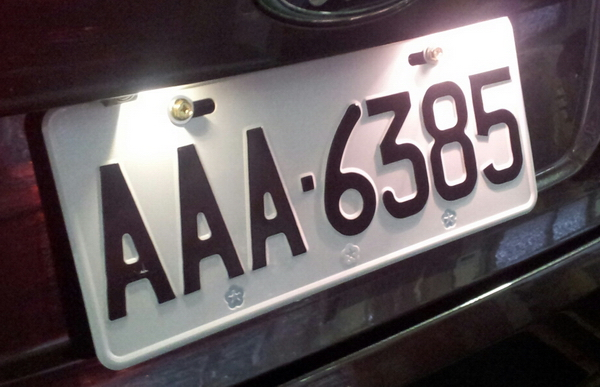
#> input picture img/car.jpg, 600 x 387 px
$ python find.py
#> lines starting #> are read from the running program, lines starting #| are printed output that depends on the picture; after the words box and inside, x2 and y2 are one past the last pixel; in counts of white or black regions, pixels touching at a corner belong together
import cv2
import numpy as np
from matplotlib import pyplot as plt

img = cv2.imread('./img/car.jpg')
#> img is the input picture: shape (387, 600, 3); mean B, G, R 92.2, 89.3, 98.2
img_rgb = img.copy()
img_gray = cv2.cvtColor(img_rgb, cv2.COLOR_BGR2GRAY)
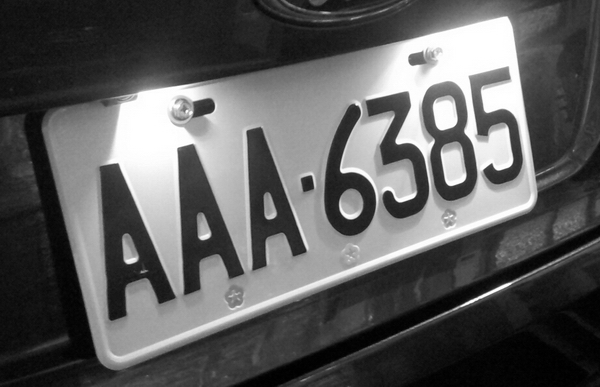
#> img_gray: shape (387, 600); min 0, max 255, mean 92.3
template = cv2.imread('./img/peoplefind.jpg', 0)
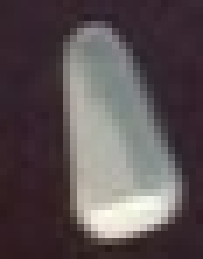
#> input picture img/peoplefind.jpg, 29 x 37 px (shown 7 times larger)
#> template: shape (37, 29); min 30, max 252, mean 83.7
w, h = template.shape[::-1]
#> w = 29; h = 37
res = cv2.matchTemplate(img_gray, template, cv2.TM_CCOEFF_NORMED)
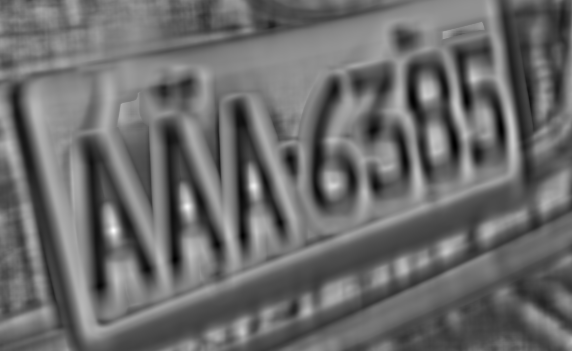
#> res: shape (351, 572) float32; min -0.712, max 0.999, mean 0.0105; drawn with min black and max white
threshold = 0.8

loc = np.where(res >= threshold)
#> loc = 50 positions, rows 184 to 233, columns 111 to 255
for pt in zip(*loc[::-1]):
    cv2.rectangle(img_rgb, pt, (pt[0] + w, pt[1] + h), (0, 0, 255), 2)
#> this loop made 50 passes
#> pt on passes 1 to 12: (253, 184), (254, 184), (252, 185), (253, 185), (254, 185), (252, 186), (253, 186), (254, 186), (255, 186), (253, 187), (254, 187), (187, 204)
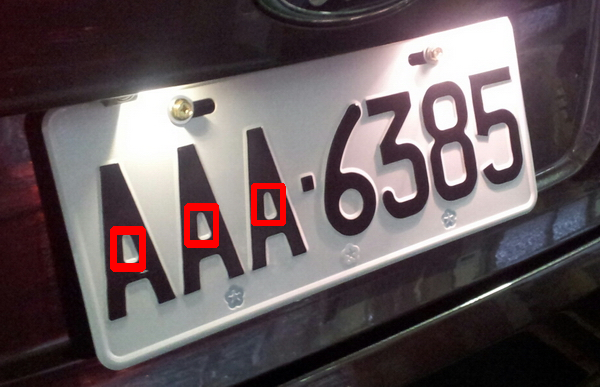
#> img_rgb: shape (387, 600, 3); 1.16% of pixels changed, all inside (x1, y1, x2, y2) = (110, 183, 286, 272)

plt.subplot(131), plt.imshow(cv2.cvtColor(img, cv2.COLOR_BGR2RGB)),
plt.title('Original'), plt.axis('off')
plt.subplot(132), plt.imshow(template, cmap='gray'),
plt.title('Template'), plt.axis('off')
plt.subplot(133), plt.imshow(cv2.cvtColor(img_rgb, cv2.COLOR_BGR2RGB)),
plt.title('Matching Result'), plt.axis('off')
plt.show()
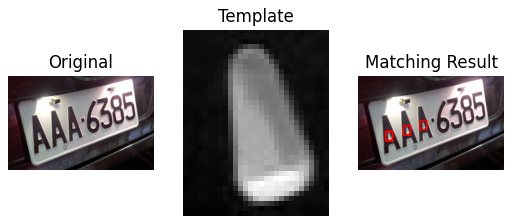
#> figure drawn by matplotlib, 3 panels
